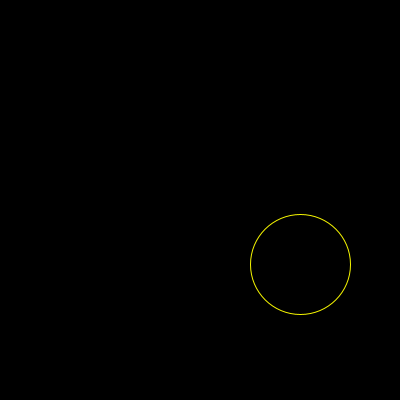
Frame 1 (no input)
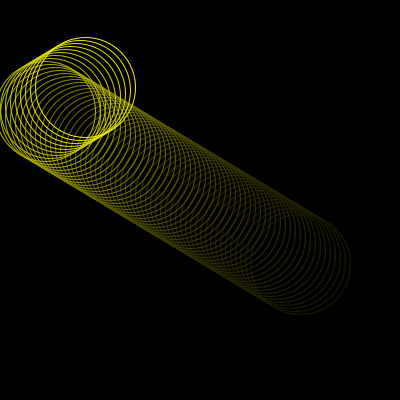
Frame 60 (the mouse pressed at the canvas centre just before this capture)
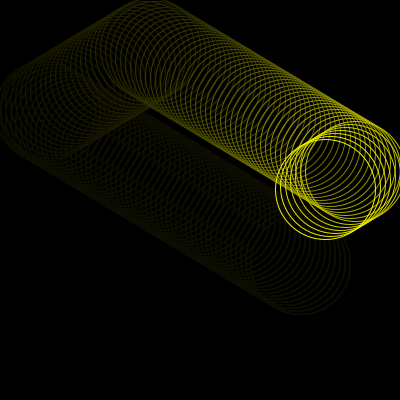
Frame 120 (the mouse held since frame 60 and released just before this capture)

The Processing sketch that drew these frames (run headless with seeded random() and noise(); from frame 60 on, the mouse is pressed at the canvas centre):

// Processing sketch: processing_86223
// ── processing_86223.pde

//This program draws on screen a moving ellipse with fade effect, and bounce the ellipse
//if it touches the output frame borders.

float winWidth = 400;
float winHeight = 400;
//Ellipses' initial positions
  float ellipseCoorX = (0.75)*winWidth;  //(3/4)th piece's of screen width's point coordinate
  float ellipseCoorY = (0.66)*winHeight; //(2/3)th piece's of screen height's coordinate
//To determine the size of Ellipse
  float ellipseWidth = 100;
  float ellipseHeight = 100;
//Ellipses' movement Speed
  float speedX = -5;
  float speedY = -3;

void setup() {
  size(400, 400);
  background(0);
}

void draw() {
  drawEllipse(); 
  fadeEffect();
  movetoNextCoordinate();
  bounceEllipseIfTouchesScreen();
}

//Draws ellipses on the given coordinates.
void drawEllipse() {
 //fill(150); //if we want another effect with using fill function, we can try out this line.
 noFill();
 stroke(255,255,0);
 ellipse(ellipseCoorX, ellipseCoorY, ellipseWidth, ellipseHeight);
}

//FadeEffect Function works with using a special 
//usage of fill() function as fill(Gray, Alpha)
//And draws a rectangle, filled with that special color
//in each frame, so that in next frames we will see the 
//rectangles places on one another, and this creates a visual
//illusion of fade effect.
void fadeEffect() {
   noStroke();
   fill(5,10);
   rect(0, 0, winWidth, winHeight);  
}

//Changes the coordinates with speed Factors, written at variables section
void movetoNextCoordinate() {
  ellipseCoorX = ellipseCoorX + speedX;
  ellipseCoorY = ellipseCoorY + speedY;  
}

//Checks the coordinate of Ellipse and in case of a touch, reverses related speed's direction
//So with this way we guarantee the ellipses will always remain in output window frame.
void bounceEllipseIfTouchesScreen() {
  if (ellipseCoorX > ( winWidth - (ellipseWidth/2) ) || ellipseCoorX < (ellipseWidth/2) ){
    speedX = -speedX;
  }
  if (ellipseCoorY > ( winHeight - (ellipseHeight/2) ) || ellipseCoorY < (ellipseHeight/2) ){
    speedY = -speedY;
  } 
}
